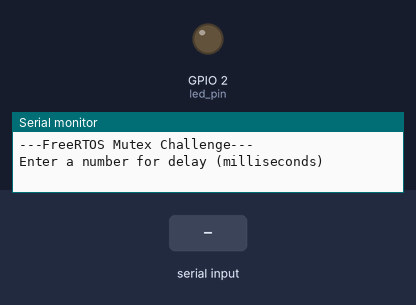
The sketch below on a simulated ESP32. On the bench: output pins drawn as LEDs (lit = HIGH), the last lines printed to the serial monitor. The inputs (shaded band) are chosen by the test bench.

Above: at 1.8 s.
1.9 s: "90,45\n" received over Serial
At 3.1 s:
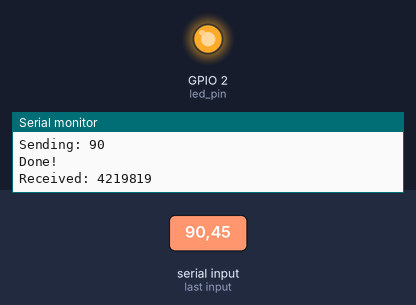
Timing chart, 0 to 4.9 s (numbered marks = the images above; inputs shaded):
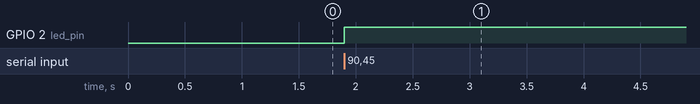

The sketch:

esp32-freertos-06-challenge-task-parameters.ino
```cpp
// (licence header left out)
// You'll likely need this on vanilla FreeRTOS
//#include <semphr.h>

// Use only core 1 for demo purposes
#if CONFIG_FREERTOS_UNICORE
  static const BaseType_t app_cpu = 0;
#else
  static const BaseType_t app_cpu = 1;
#endif

// Pins (change this if your Arduino board does not have LED_BUILTIN defined)
static const int led_pin = LED_BUILTIN;

//*****************************************************************************
// Tasks

// Blink LED based on rate passed by parameter
void blinkLED(void *parameters) {

  // Copy the parameter into a local variable
  int num = *(int *)parameters;

  // Print the parameter
  Serial.print("Received: ");
  Serial.println(num);

  // Configure the LED pin
  pinMode(led_pin, OUTPUT);

  // Blink forever and ever
  while (1) {
    digitalWrite(led_pin, HIGH);
    vTaskDelay(num / portTICK_PERIOD_MS);
    digitalWrite(led_pin, LOW);
    vTaskDelay(num / portTICK_PERIOD_MS);
  }
}

//*****************************************************************************
// Main (runs as its own task with priority 1 on core 1)

void setup() {

  long int delay_arg;

  // Configure Serial
  Serial.begin(115200);

  // Wait a moment to start (so we don't miss Serial output)
  vTaskDelay(1000 / portTICK_PERIOD_MS);
  Serial.println();
  Serial.println("---FreeRTOS Mutex Challenge---");
  Serial.println("Enter a number for delay (milliseconds)");

  // Wait for input from Serial
  while (Serial.available() <= 0);

  // Read integer value
  delay_arg = Serial.parseInt();
  Serial.print("Sending: ");
  Serial.println(delay_arg);

  // Start task 1
  xTaskCreatePinnedToCore(blinkLED,
                          "Blink LED",
                          1024,
                          (void *)&delay_arg,
                          1,
                          NULL,
                          app_cpu);

  // Show that we accomplished our task of passing the stack-based argument
  Serial.println("Done!");
}

void loop() {

  // Do nothing but allow yielding to lower-priority tasks
  vTaskDelay(1000 / portTICK_PERIOD_MS);
}
```

Measured:
- after the input at 1.9 s, GPIO 2 (led_pin): LOW → HIGH at once
